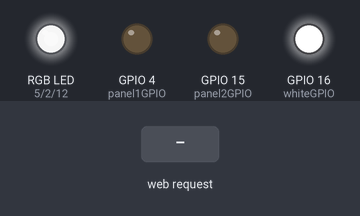
Bench run of a sketch on a simulated ESP8266 (NodeMCU). Parts: an RGB LED mixed from three pins (HIGH = lit), output pins drawn as LEDs (lit = HIGH). Inputs (shaded band) come from the test bench. WiFi joins after 1.5 s; servers stay silent unless stated; what the sketch prints to the serial monitor is not drawn.

Above: at 2.7 s.
2.8 s: HTTP request GET /panel1/ received
At 4.0 s:
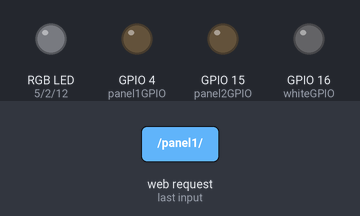
4.3 s: HTTP request GET /white/ received
5.8 s: HTTP request GET /blue/ received
Timing chart, 0 to 8.8 s (numbered marks = the images above; inputs shaded):
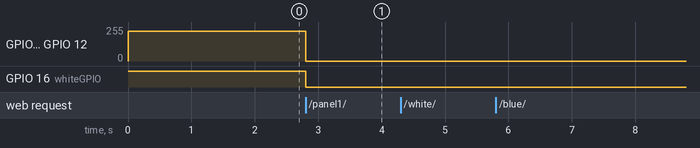

The sketch:

Dimmer.ino
```cpp
#include <ESP8266WiFi.h>
#include <credentials.h>

#define panel1GPIO 4
#define whiteGPIO 16
#define redGPIO 5
#define greenGPIO 2
#define blueGPIO 12
#define panel2GPIO 15

int brightness = 0;
bool standard = true;

// Start WiFi Server
WiFiServer server(80);

void setup()
{
  pinMode(panel1GPIO, OUTPUT);
  pinMode(panel2GPIO, OUTPUT);
  pinMode(whiteGPIO, OUTPUT);
  pinMode(redGPIO, OUTPUT);
  pinMode(blueGPIO, OUTPUT);
  pinMode(greenGPIO, OUTPUT);
  analogWrite(whiteGPIO, 1023);
  analogWrite(redGPIO, 900);
  analogWrite(blueGPIO, 900);
  analogWrite(greenGPIO, 900);
  // Setup console
  Serial.begin(115200);
  WiFi.mode(WIFI_STA);
  WiFi.begin(ssid, pass);

  while (WiFi.status() != WL_CONNECTED) {
    delay(500);
    Serial.print(".");
  }

  Serial.println("");

  Serial.println("WiFi connected");
  Serial.println("IP address: ");
  Serial.println(WiFi.localIP());

  Serial.println("");

  server.begin();
  Serial.println("Webserver started");

}

void loop()
{
  // Check if a client has connected
  WiFiClient client = server.available();
  if (client) {
      if(standard) {
        standard=false;
          analogWrite(whiteGPIO, 0);
          analogWrite(redGPIO, 0);
          analogWrite(blueGPIO, 0);
          analogWrite(greenGPIO, 0);
      }
      // Read the first line of the request
      String req = client.readStringUntil('\r');
      Serial.println(req);
      client.flush();

      // Prepare the response. Start with the common header:
      String s = "HTTP/1.1 200 OK\r\n";
      s += "Content-Type: text/html\r\n\r\n";
      s += "<!DOCTYPE HTML>\r\n<html>\r\n";

      if((req.indexOf("/panel1/") != -1)) {
        int pos = req.length();
       int ind1 = req.indexOf("/panel1/") + 8;
        String teststring = req.substring(ind1, pos);
        int ind2 = teststring.indexOf('/');
        int ledValue = req.substring(ind1, ind2+ind1).toInt();

        if(ledValue>0){
         digitalWrite(panel1GPIO, HIGH);
         }
        else {
          digitalWrite(panel1GPIO, LOW);
        }
      }
          if((req.indexOf("/panel2/") != -1)) {
        int pos = req.length();
       int ind1 = req.indexOf("/panel2/") + 8;
        String teststring = req.substring(ind1, pos);
        int ind2 = teststring.indexOf('/');
        int ledValue = req.substring(ind1, ind2+ind1).toInt();

        if(ledValue>0){
         digitalWrite(panel2GPIO, HIGH);
         }
        else {
          digitalWrite(panel2GPIO, LOW);
        }
          }
      if((req.indexOf("/white/") != -1))
      {
        int ledValue = getLedValue("/white/", req);
        analogWrite(whiteGPIO, ledValue);
        // confirm to client
        s += "LED value changed to ";
        s += ledValue;

      }

      if((req.indexOf("/blue/") != -1))
      {
        int ledValue = getLedValue("/blue/", req);
        analogWrite(blueGPIO, ledValue);
        // confirm to client
        s += "LED value changed to ";
        s += ledValue;

      }

      if((req.indexOf("/green/") != -1))
      {
        int ledValue = getLedValue("/green/", req);
        analogWrite(greenGPIO, ledValue);
        // confirm to client
        s += "LED value changed to ";
        s += ledValue;

      }

      if((req.indexOf("/red/") != -1))
      {
        int ledValue = getLedValue("/red/", req);
        analogWrite(redGPIO, ledValue);
        // confirm to client
        s += "LED value changed to ";
        s += ledValue;

      }

      s += "<br>";
      s += "Request OK!";

      s += "</html>\n";

      client.flush();

      // Send the response to the client
      client.print(s);
      //delay(1);
      Serial.println("Client disonnected");

      // The client will actually be disconnected
      // when the function returns and 'client' object is detroyed

  }


}

int getLedValue(String color, String req) {
  int pos = req.length();
  int clenght = color.length();
  int ind1 = req.indexOf(color) + clenght;
  String teststring = req.substring(ind1, pos);
  int ind2 = teststring.indexOf('/');
  String ledValue = req.substring(ind1, ind2+ind1);
  int ledVal = map(ledValue.toInt(),0,100,0,1023);
  return constrain(ledVal,0,1023);
}
```

credentials.example.h
```cpp
#ifndef CREDENTIALS_H
#define CREDENTIALS_H

const char *ssid =  "MyWiFi";
const char *pass =  "password";

#endif
```

Measured:
- after the input at 2.8 s, GPIO 2 (greenGPIO), GPIO 5 (redGPIO), GPIO 12 (blueGPIO): 224/255 → 0/255 at once; GPIO 16 (whiteGPIO): HIGH → LOW at once
- after the input at 4.3 s, every drawn part: stays the same
- after the input at 5.8 s, every drawn part: stays the same
